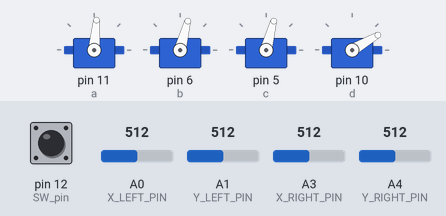
The sketch below on a simulated Arduino Uno, built with avr-gcc and run on an emulated ATmega328P. On the bench: 4 × servo. Inputs (shaded band) come from the test bench; at power-on: A0 (X_LEFT_PIN) = 512, A1 (Y_LEFT_PIN) = 512, A3 (X_RIGHT_PIN) = 512, pin 12 (SW_pin) HIGH, A4 (Y_RIGHT_PIN) = 512.

Above: at 1.2 s.
1.3 s: A0 (X_LEFT_PIN) set to 716
At 2.3 s:
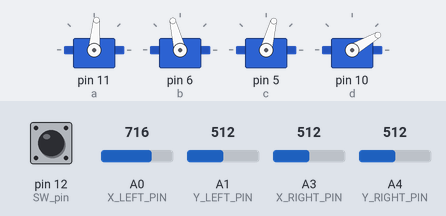
2.9 s: A1 (Y_LEFT_PIN) set to 716
At 3.9 s:
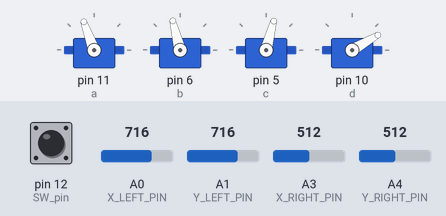
4.5 s: A3 (X_RIGHT_PIN) set to 716
At 5.4 s:
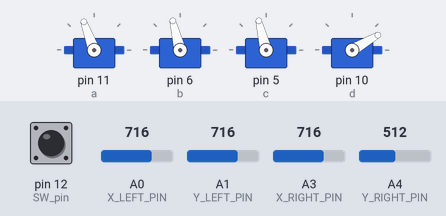
6.1 s: pin 12 (SW_pin) pulled LOW for 0.25 s
At 6.33 s:
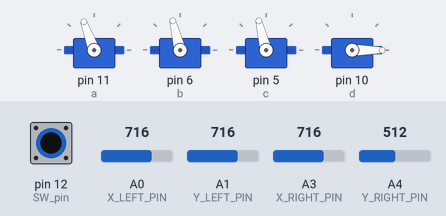
7.9 s: A0 (X_LEFT_PIN) set to 992
At 8.6 s:
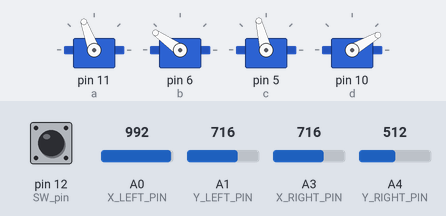
9.5 s: A1 (Y_LEFT_PIN) set to 992
At 10.1 s:
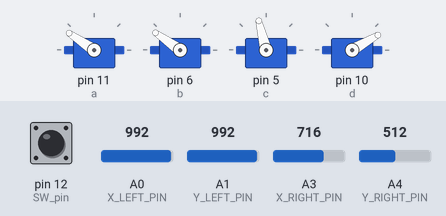
Timing chart, 0 to 12.1 s (numbered marks = the images above; inputs shaded):
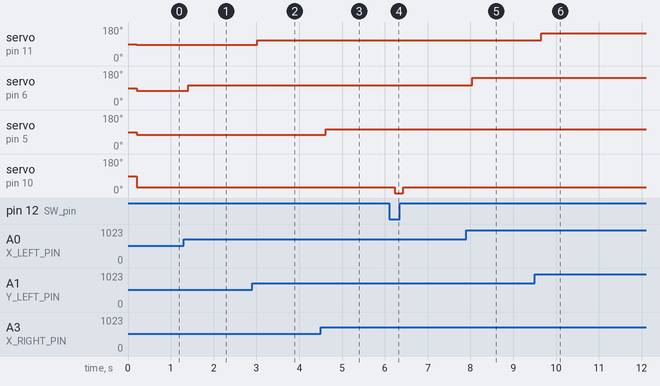

Measured:
- after the input at 1.3 s, servo on pin 6 (b): 75° → 104° after 0.11 s
- after the input at 2.9 s, servo on pin 11 (a): 85° → 110° after 0.12 s
- after the input at 4.5 s, servo on pin 5 (c): 75° → 104° after 0.12 s
- after the input at 6.1 s, servo on pin 10 (d): 30° → 0° after 0.13 s, → 30° 0.20 s later
- after the input at 7.9 s, servo on pin 6 (b): 104° → 145° after 0.14 s
- after the input at 9.5 s, servo on pin 11 (a): 110° → 146° after 0.15 s

The sketch:

sketch_servo_basic.ino
```cpp
#include <Servo.h>

/**
 * Notes:
 *  Having played with the kit a while and taking into account how I've mounted it, I've settled for using a single joystick.
 *  I've found this prevents the servos for the arm acting against each other and burning out.
 *  In the new setup, the the servos move together in seperate directions to accomplish the motion.
 *
 * Changes:
 * 31-DEC-2018 :
 *    - Changed to use a single joystick
 *    - Added ability to control claw using switch.
 */

#define Y_LEFT_PIN A1                  //X axis reading from joystick will go into analog pin A1
#define X_LEFT_PIN A0                  //X axis reading from joystick will go into analog pin A1

#define X_RIGHT_PIN  A3
#define Y_RIGHT_PIN  A4

const int SW_pin = 12; // digital pin connected to analogue joystick.


// Controlled by LEFT JOYSTICK
Servo a;
Servo b;

Servo c;
Servo d;

void setup()
{
 Serial.begin(9600);

  pinMode(SW_pin, INPUT);
  digitalWrite(SW_pin, HIGH);

  a.attach(11); // lateral
  b.attach(6);  // extend in and out   RIGHT SERVO

  c.attach(5);  // extend up and down  LEFT SERVO
  d.attach(10); // claw

}

void loop()
{

  delay(200);

  // The map function takes the following args
  // map(value, fromLow, fromHigh, toLow, toHigh)

  // LEFT JOYSTICK - LATERAL MOTION
  int leftYVal = analogRead(Y_LEFT_PIN) ;
  leftYVal = map(leftYVal, 0, 1023, 20, 150);

//  Serial.print("Y=");
//  Serial.println(leftYVal);

  a.write(leftYVal);      // extend arm in and out.

// LATERAL MOTION
  int leftXVal = analogRead(X_LEFT_PIN) ;
  leftXVal = map(leftXVal, 0, 1023, 0,150);
//  Serial.print("X=");
//  Serial.println(leftXVal);

  b.write(leftXVal);      // rotate

  int rightXVal = analogRead(X_RIGHT_PIN) ;
  // right joystick
  rightXVal = map(rightXVal,0 ,1023, 0, 150);
  c.write(rightXVal);

  //  extend up and down
  int rightYVal = analogRead(Y_RIGHT_PIN) ;
  rightYVal = map(rightYVal, 40, 1023, 0, 150);
  d.write(rightYVal);

  int val = digitalRead(SW_pin);

  if (val == HIGH){
    d.write(30);
  }
  else{
    d.write(0);
  }

}
```
